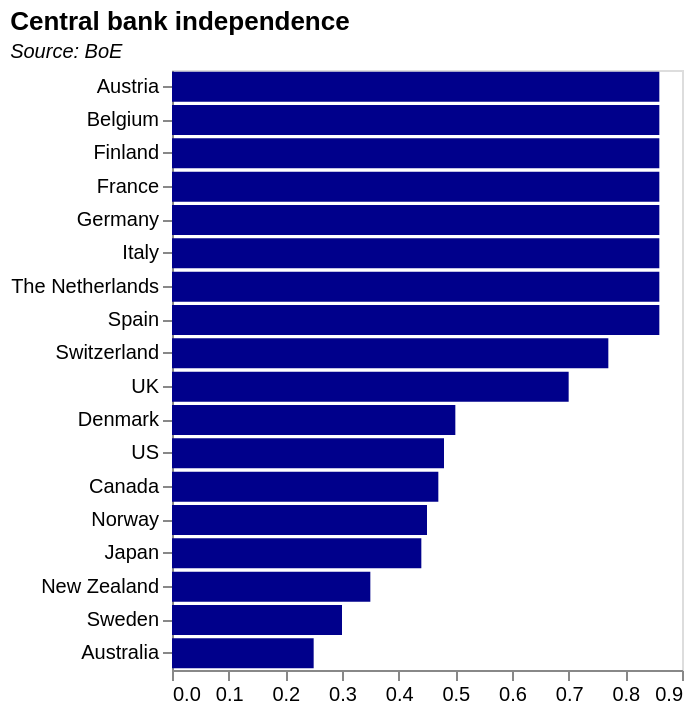

Write the Vega-Lite specification saved for this chart.
### Vega-Lite specification from a JSON file in a GitHub repository (floating-point values rounded to 4 significant figures)
{"$schema": "https://vega.github.io/schema/vega-lite/v5.json", "description": "(M6) Central bank independence", "title": {"text": "Central bank independence", "subtitle": "Source: BoE", "subtitleFontStyle": "italic", "subtitleFontSize": 10, "anchor": "start", "color": "black"}, "data": {"values": [{"Country": "Australia", "Value": "0.25", "Order": "1"}, {"Country": "Austria", "Value": "0.86", "Order": "2"}, {"Country": "Belgium", "Value": "0.86", "Order": "3"}, {"Country": "Canada", "Value": "0.47", "Order": "4"}, {"Country": "Denmark", "Value": "0.5", "Order": "5"}, {"Country": "Finland", "Value": "0.86", "Order": "6"}, {"Country": "France", "Value": "0.86", "Order": "7"}, {"Country": "Germany", "Value": "0.86", "Order": "8"}, {"Country": "Italy", "Value": "0.86", "Order": "9"}, {"Country": "Japan", "Value": "0.44", "Order": "10"}, {"Country": "The Netherlands", "Value": "0.86", "Order": "11"}, {"Country": "New Zealand", "Value": "0.35", "Order": "12"}, {"Country": "Norway", "Value": "0.45", "Order": "13"}, {"Country": "Spain", "Value": "0.86", "Order": "14"}, {"Country": "Sweden", "Value": "0.3", "Order": "15"}, {"Country": "Switzerland", "Value": "0.77", "Order": "16"}, {"Country": "UK", "Value": "0.7", "Order": "17"}, {"Country": "US", "Value": "0.48", "Order": "18"}]}, "height": 300, "width": 255, "mark": {"type": "bar", "color": "darkblue"}, "encoding": {"y": {"field": "Country", "type": "nominal", "title": "", "sort": "-x"}, "x": {"aggregate": "sum", "field": "Value", "title": "", "axis": {"grid": false}}}}
